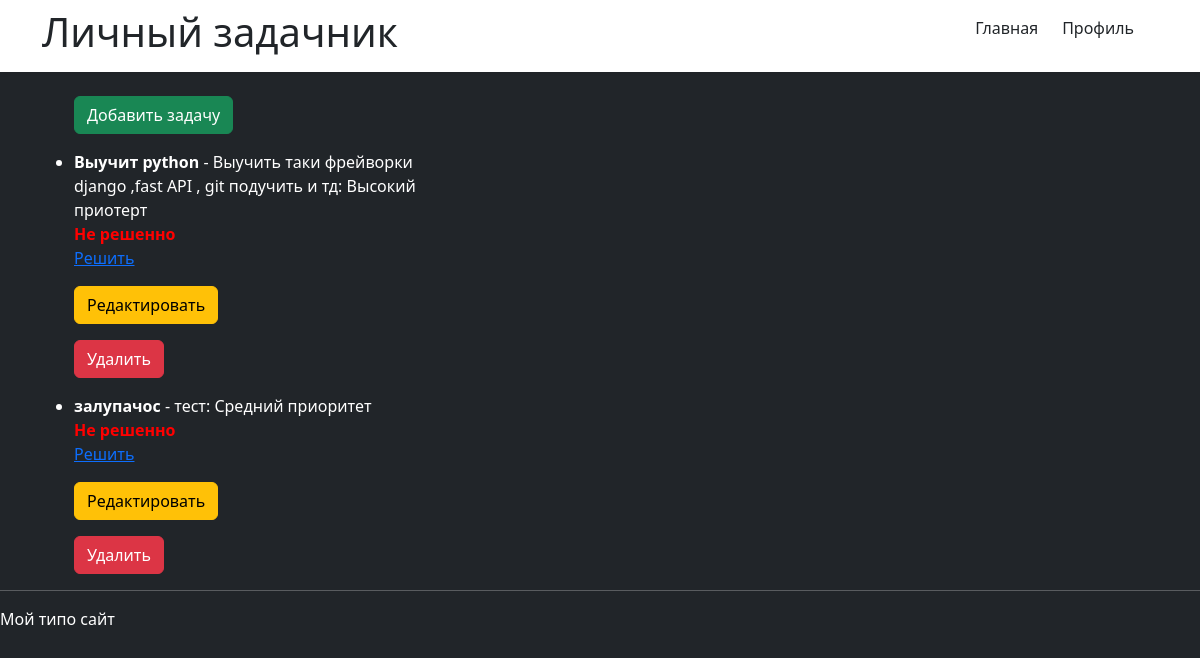
Before: /main/ (signed in) with the older database file.
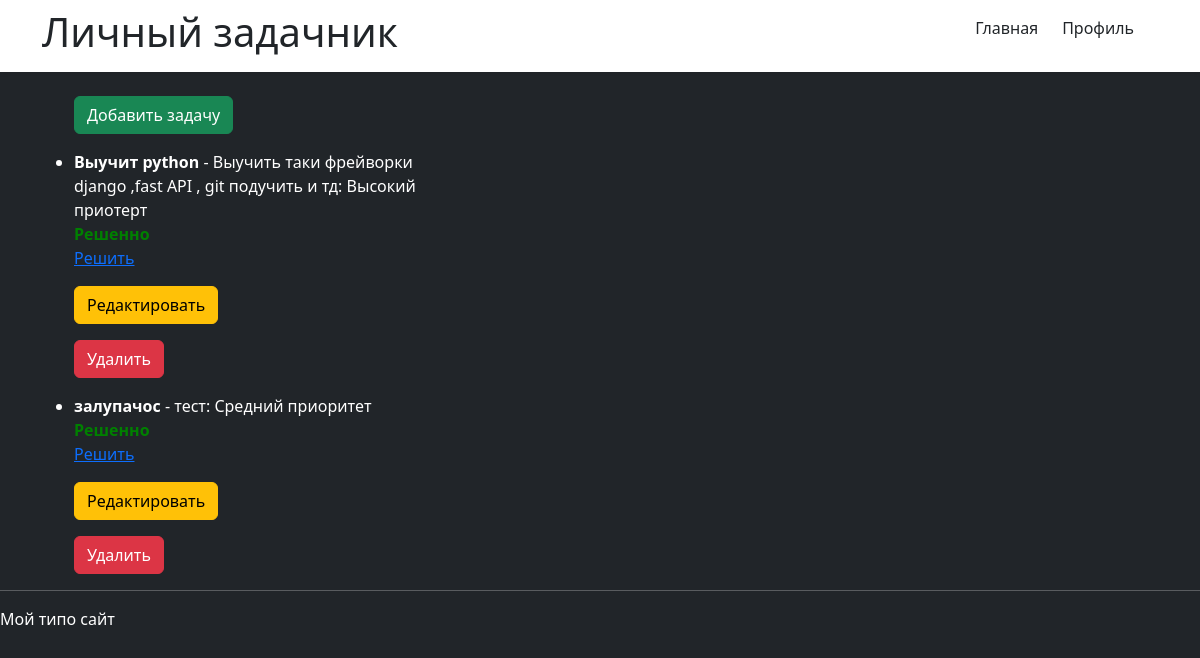
After: the same page with the newer database file.
### Tusk/models.py (models this page shows, shortened)
class Tusks(models.Model):
    title = models.CharField(max_length= 100 , default= "Неуказанно ")
    target = models.CharField(max_length= 500 , default= "Неуказанно")
    is_completed = models.BooleanField(default= False)
    importance = models.ForeignKey(State , on_delete= models.CASCADE , null=True, blank= True)
    owner = models.ForeignKey(User , on_delete= models.CASCADE , null=True, blank=True)

class State(models.Model):
    importance = models.CharField(max_length=50, default="Неуказанно ")
    def __str__(self):
        return f"{self.importance}"

### Tusk/views.py (the view)
# urls.py: path('main/', views.main  , name = "main"),
@login_required
def main(request):
    data_center = Tusks.objects.filter( owner = request.user)
    data = {
        "tusks":data_center
        }
    return  render(request,"Tusk/main.html", data)

### Tusk/templates/Tusk/main.html (shortened to what this page needs)
{% extends  "Tusk/base.html"%}
{% block content %}
    <ul>
        <div class="row">
         <p><a href="{% url 'add' %}" class="btn btn-success">Добавить задачу</a> </p>
        {% for tusk in tusks %}
            <div class="col-md-4 md-3">
            <li> <b>{{tusk.title}}</b>  - {{tusk.target}}: {{tusk.importance}} </li>
        {% if tusk.is_completed %}
            <span style="color:green;"><b>Решенно</b></span>
        {% else %}
            <span style="color:red;"><b>Не решенно</b> </span>
        {% endif %}
        <p><a href="{% url 'complete' tusk.id %}">Решить</a></p>
        <p><a href="{% url 'edit' tusk.id %}" class="btn btn-warning"> Редактировать</a> </p>
        <p><a href="{% url 'delete' tusk.id %}" class="btn btn-danger">Удалить</a> </p>
        </div>
            </div>
        {% endfor %}
{% endblock %}

### Tusk/templates/Tusk/base.html (shortened to what this page needs)
<!DOCTYPE html>
<html lang="ru">
<head>
    <link href="https://cdn.jsdelivr.net/npm/bootstrap@5.3.0/dist/css/bootstrap.min.css" rel="stylesheet">
</head>
<body  class="bg-dark text-white">
    <header>
        <nav class="navbar navbar-expand-lg  bg-white mb-4 shadow-sm">
            <div class="container">
        <h1 class="text-dark">Личный задачник</h1>
          <div class="navbar ms-auto">
          {% if user.is_authenticated %}
                <p><a class="nav-link text-dark me-4" href="{% url 'main' %}">Главная</a></p>
                <p><a class="nav-link text-dark me-4" href="{% url 'profile' %}">Профиль</a></p>
             {% endif %}
               </div>
                    </div>
        </nav>
    </header>
    <div class="container">
    <main>
        {% block content %}
        {% endblock %}
    <hr>
    <footer>
        <p>Мой типо сайт </p>
    </footer>
</body>
</html>

Changed rows visible on the page:
changed Tusks "Выучит python": is_completed "Не решенно" → "Решенно"
changed Tusks "залупачос": is_completed "Не решенно" → "Решенно"
